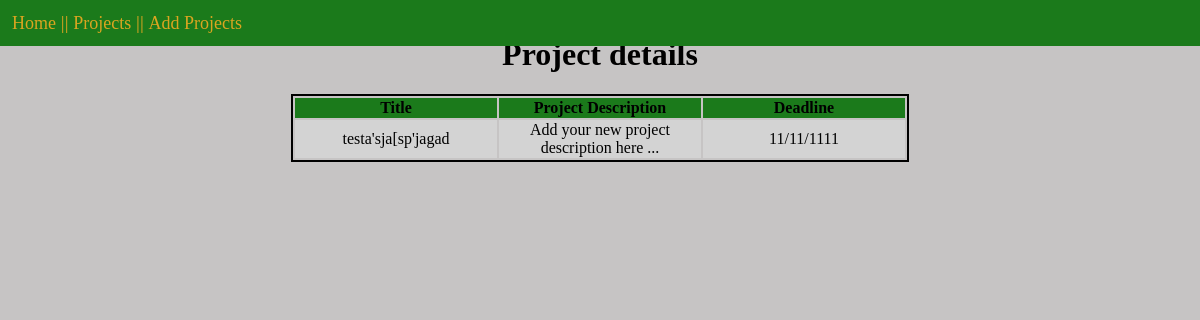
Page /projects/3 on the earlier database version.
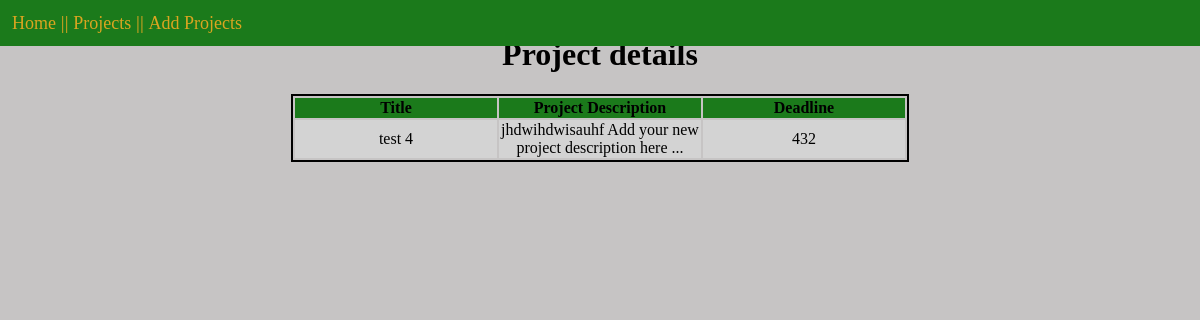
Same page on the later database version.
### models.py (models this page shows, shortened)
class Project(db.Model):
    id = db.Column("id", db.Integer, primary_key=True)
    title = db.Column("title", db.String(200))
    text = db.Column("text", db.String(100))
    deadline = db.Column("deadline", db.String(50))
    user_id = db.Column(db.Integer, db.ForeignKey("user.id"), nullable=False)

### project.py (the view)
@app.route('/projects/<project_id>')
def get_project(project_id):
    a_user = db.session.query(User).filter_by(email='gcloud@uncc.edu').one()
    project = db.session.query(Project).filter_by(id=project_id)
    return render_template('project.html', user=a_user, project = project[int(0)])

### templates/project.html (shortened to what this page needs)
<!DOCTYPE html>
<html lang="en">
    <head>
        <link rel="stylesheet" href="{{ url_for('static', filename='styles.css') }}">
        <header>
            <nav>
                <a href="{{ url_for('index') }}"> Home</a> ||
                <a href="{{ url_for('get_projects') }}"> Projects</a> ||
                <a href="{{ url_for('new_project') }}">Add Projects</a>
            </nav>
        </header>
    </head>
    <body>
        <h1>Project details</h1>
        <table>
            <tr>
                <th>Title</th>
                <th>Project Description</th>
                <th>Deadline</th>
            </tr>
            <tr>
                <td>{{ project.title }}</td>
                <td>{{ project.text }}</td>
                <td>{{ project.deadline }}</td>
            </tr>
        </table>
    </body>
</html>

Differences in the rows shown:
changed Project: title "testa'sja[sp'jagad" → "test 4"; text "Add your new project description here ..." → "jhdwihdwisauhf Add your new project description here ..."; deadline "11/11/1111" → "432"
